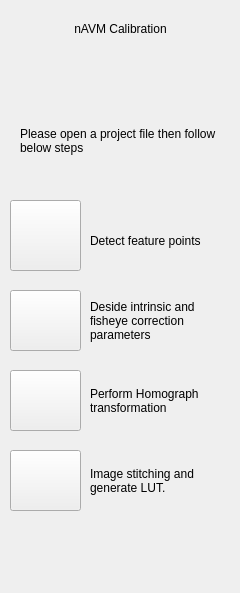
<?xml version="1.0" encoding="UTF-8"?>
<ui version="4.0">
 <class>Control0</class>
 <widget class="QWidget" name="Control0">
  <property name="geometry">
   <rect>
    <x>0</x>
    <y>0</y>
    <width>240</width>
    <height>593</height>
   </rect>
  </property>
  <property name="sizePolicy">
   <sizepolicy hsizetype="Fixed" vsizetype="Preferred">
    <horstretch>0</horstretch>
    <verstretch>0</verstretch>
   </sizepolicy>
  </property>
  <property name="minimumSize">
   <size>
    <width>120</width>
    <height>500</height>
   </size>
  </property>
  <property name="maximumSize">
   <size>
    <width>1677215</width>
    <height>16777215</height>
   </size>
  </property>
  <property name="windowTitle">
   <string>Form</string>
  </property>
  <widget class="QLabel" name="label">
   <property name="geometry">
    <rect>
     <x>20</x>
     <y>20</y>
     <width>201</width>
     <height>17</height>
    </rect>
   </property>
   <property name="text">
    <string>nAVM Calibration</string>
   </property>
   <property name="alignment">
    <set>Qt::AlignCenter</set>
   </property>
  </widget>
  <widget class="QLabel" name="label_2">
   <property name="geometry">
    <rect>
     <x>20</x>
     <y>110</y>
     <width>201</width>
     <height>61</height>
    </rect>
   </property>
   <property name="text">
    <string>Please open a project file then follow below steps</string>
   </property>
   <property name="alignment">
    <set>Qt::AlignLeading|Qt::AlignLeft|Qt::AlignVCenter</set>
   </property>
   <property name="wordWrap">
    <bool>true</bool>
   </property>
  </widget>
  <widget class="QToolButton" name="toolButton">
   <property name="geometry">
    <rect>
     <x>10</x>
     <y>200</y>
     <width>71</width>
     <height>71</height>
    </rect>
   </property>
   <property name="text">
    <string/>
   </property>
   <property name="icon">
    <iconset resource="images.qrc">
     <normaloff>:/images/step1.png</normaloff>:/images/step1.png</iconset>
   </property>
   <property name="iconSize">
    <size>
     <width>64</width>
     <height>64</height>
    </size>
   </property>
   <property name="toolButtonStyle">
    <enum>Qt::ToolButtonIconOnly</enum>
   </property>
  </widget>
  <widget class="QLabel" name="label_3">
   <property name="geometry">
    <rect>
     <x>90</x>
     <y>210</y>
     <width>141</width>
     <height>61</height>
    </rect>
   </property>
   <property name="text">
    <string>Detect feature points</string>
   </property>
   <property name="wordWrap">
    <bool>true</bool>
   </property>
  </widget>
  <widget class="QToolButton" name="toolButton_2">
   <property name="geometry">
    <rect>
     <x>10</x>
     <y>290</y>
     <width>71</width>
     <height>61</height>
    </rect>
   </property>
   <property name="text">
    <string/>
   </property>
   <property name="icon">
    <iconset resource="images.qrc">
     <normaloff>:/images/step2.png</normaloff>:/images/step2.png</iconset>
   </property>
   <property name="iconSize">
    <size>
     <width>64</width>
     <height>64</height>
    </size>
   </property>
   <property name="toolButtonStyle">
    <enum>Qt::ToolButtonIconOnly</enum>
   </property>
  </widget>
  <widget class="QLabel" name="label_4">
   <property name="geometry">
    <rect>
     <x>90</x>
     <y>290</y>
     <width>141</width>
     <height>61</height>
    </rect>
   </property>
   <property name="text">
    <string>Deside intrinsic and fisheye correction parameters</string>
   </property>
   <property name="wordWrap">
    <bool>true</bool>
   </property>
  </widget>
  <widget class="QLabel" name="label_5">
   <property name="geometry">
    <rect>
     <x>90</x>
     <y>370</y>
     <width>141</width>
     <height>61</height>
    </rect>
   </property>
   <property name="text">
    <string>Perform Homograph transformation</string>
   </property>
   <property name="wordWrap">
    <bool>true</bool>
   </property>
  </widget>
  <widget class="QToolButton" name="toolButton_3">
   <property name="geometry">
    <rect>
     <x>10</x>
     <y>370</y>
     <width>71</width>
     <height>61</height>
    </rect>
   </property>
   <property name="text">
    <string/>
   </property>
   <property name="icon">
    <iconset resource="images.qrc">
     <normaloff>:/images/step3.png</normaloff>:/images/step3.png</iconset>
   </property>
   <property name="iconSize">
    <size>
     <width>64</width>
     <height>64</height>
    </size>
   </property>
   <property name="toolButtonStyle">
    <enum>Qt::ToolButtonIconOnly</enum>
   </property>
  </widget>
  <widget class="QToolButton" name="toolButton_4">
   <property name="geometry">
    <rect>
     <x>10</x>
     <y>450</y>
     <width>71</width>
     <height>61</height>
    </rect>
   </property>
   <property name="text">
    <string/>
   </property>
   <property name="icon">
    <iconset resource="images.qrc">
     <normaloff>:/images/step4.png</normaloff>:/images/step4.png</iconset>
   </property>
   <property name="iconSize">
    <size>
     <width>64</width>
     <height>64</height>
    </size>
   </property>
   <property name="toolButtonStyle">
    <enum>Qt::ToolButtonIconOnly</enum>
   </property>
  </widget>
  <widget class="QLabel" name="label_6">
   <property name="geometry">
    <rect>
     <x>90</x>
     <y>450</y>
     <width>141</width>
     <height>61</height>
    </rect>
   </property>
   <property name="text">
    <string>Image stitching and generate LUT.</string>
   </property>
   <property name="wordWrap">
    <bool>true</bool>
   </property>
  </widget>
 </widget>
 <resources>
  <include location="images.qrc"/>
 </resources>
 <connections/>
</ui>
